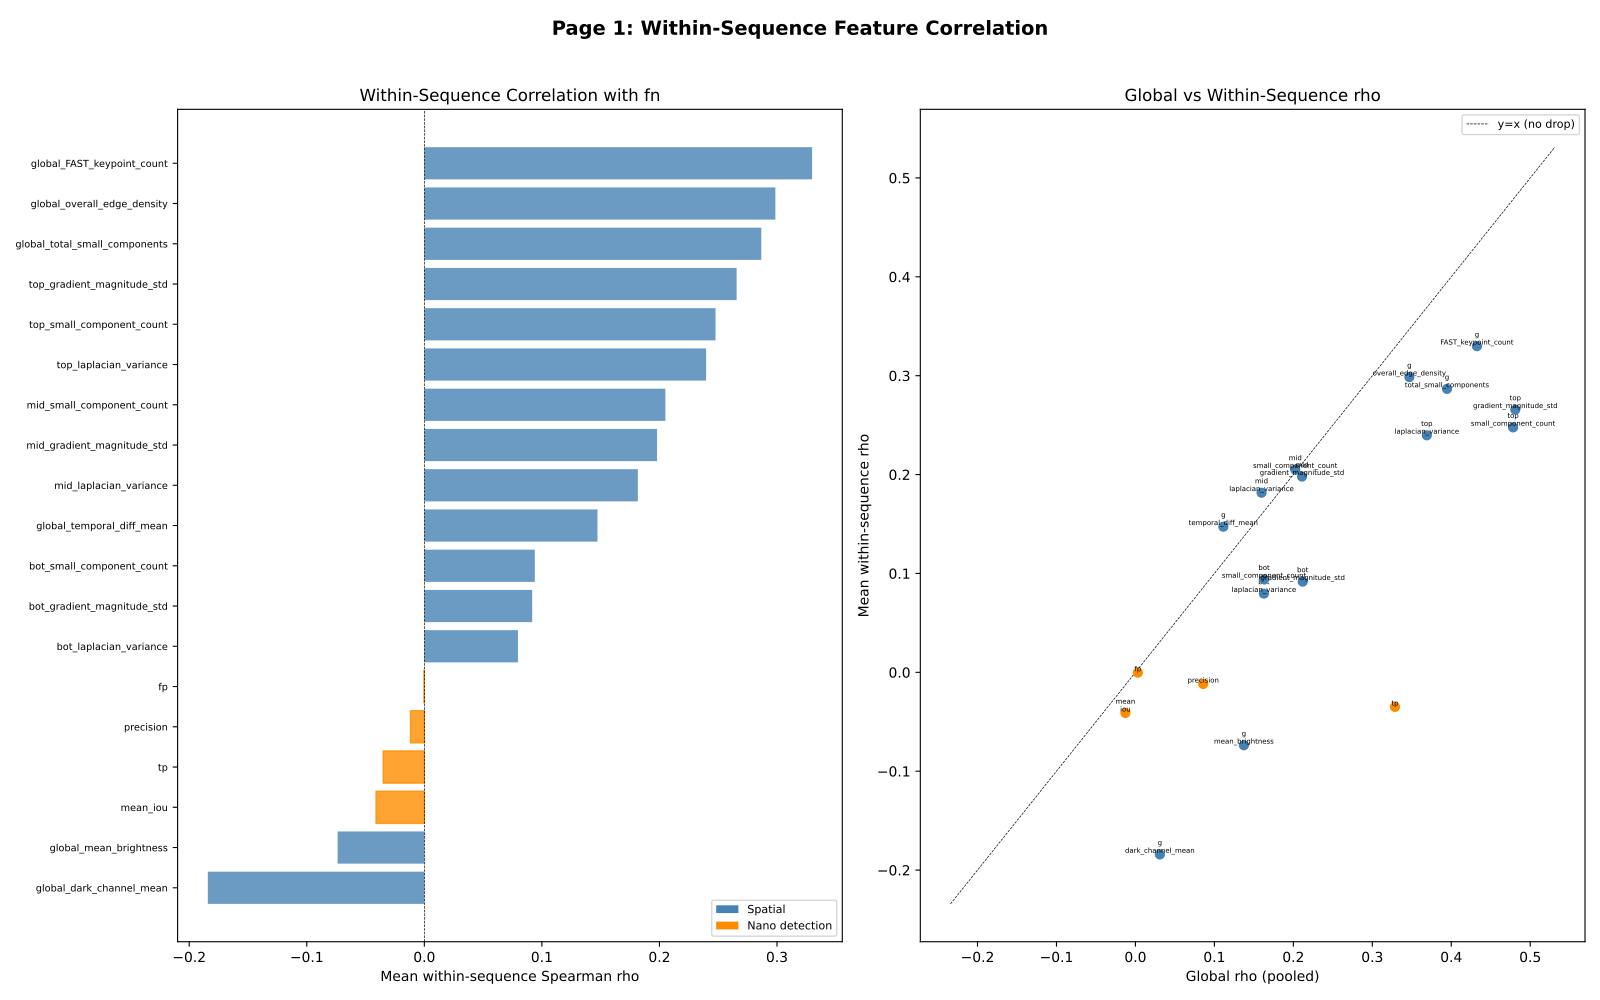

The script that saved this image:
#!/usr/bin/env python3
"""Diagnose WHY the LSTM can't predict frame-level fn despite features having
global rho=0.456 with fn.  Three tests:

1. Within-sequence correlation — does feature signal survive within sequences?
2. Simple per-frame models — is the bottleneck features or the LSTM?
3. Detection features — does adding nano@320 output (tp, fp, precision, mean_iou) help?

Output: spatial_experiments_diagnose.pdf (4 pages)
"""

from pathlib import Path

import matplotlib
matplotlib.use("Agg")
import matplotlib.pyplot as plt
from matplotlib.backends.backend_pdf import PdfPages
import numpy as np
import pandas as pd
from scipy.stats import spearmanr
from sklearn.ensemble import RandomForestRegressor
from sklearn.linear_model import LinearRegression, Ridge
from sklearn.metrics import r2_score
from sklearn.preprocessing import StandardScaler

# ── Paths & constants ──────────────────────────────────────────────
SCRIPT_DIR = Path(__file__).resolve().parent
ROOT = SCRIPT_DIR.parent

FEAT_CSV   = SCRIPT_DIR / "spatial_experiments_all_features.csv"
DETRAC_CSV = ROOT / "res_experiment" / "detrac_results.csv"
PDF_PATH   = SCRIPT_DIR / "spatial_experiments_diagnose.pdf"

EXCLUDE_SEQUENCES = ["MVI_39211"]

VAL_SEQUENCES = [
    "MVI_39361", "MVI_20011", "MVI_41073",                  # sunny
    "MVI_40172", "MVI_40191", "MVI_40712", "MVI_40244",     # cloudy
    "MVI_40992", "MVI_40732", "MVI_39811", "MVI_40775",     # night
    "MVI_63521", "MVI_40892", "MVI_63553",                   # rainy
]

SPATIAL_FEATURES = [
    "top_laplacian_variance", "top_small_component_count", "top_gradient_magnitude_std",
    "mid_laplacian_variance", "mid_small_component_count", "mid_gradient_magnitude_std",
    "bot_laplacian_variance", "bot_small_component_count", "bot_gradient_magnitude_std",
    "global_total_small_components", "global_overall_edge_density",
    "global_FAST_keypoint_count", "global_mean_brightness",
    "global_dark_channel_mean", "global_temporal_diff_mean",
]

# Nano@320 detection features available at deployment (nano is already running)
NANO_FEATURES = ["tp", "fp", "precision", "mean_iou"]
# Oracle feature (not available at deployment)
ORACLE_FEATURES = ["num_gt"]

TARGET = "fn"


# ── Data loading ───────────────────────────────────────────────────

def load_data():
    """Load spatial features + nano@320 detection outputs, merge, filter."""
    print("Loading spatial features ...", flush=True)
    feat_df = pd.read_csv(FEAT_CSV)
    feat_df = feat_df[~feat_df["sequence"].isin(EXCLUDE_SEQUENCES)]
    feat_df = feat_df[feat_df["num_gt"] >= 1].reset_index(drop=True)
    print(f"  Spatial: {len(feat_df)} frames, {feat_df['sequence'].nunique()} sequences")

    print("Loading detrac_results.csv (nano@320) ...", flush=True)
    det_df = pd.read_csv(DETRAC_CSV)
    det_df = det_df[det_df["model"] == "nano_320"].copy()
    det_df = det_df[["sequence", "frame_id"] + NANO_FEATURES].copy()
    print(f"  Detrac nano: {len(det_df)} frames")

    # Merge — inner join on (sequence, frame_id)
    df = feat_df.merge(det_df, on=["sequence", "frame_id"], how="inner")
    print(f"  Merged: {len(df)} frames, {df['sequence'].nunique()} sequences")

    return df


# ── Test 1: Within-sequence correlation ────────────────────────────

def test1_within_seq_correlation(df):
    """Compare global vs within-sequence Spearman rho for each feature."""
    print("\n" + "=" * 70)
    print("TEST 1: WITHIN-SEQUENCE CORRELATION")
    print("=" * 70)

    all_features = SPATIAL_FEATURES + NANO_FEATURES

    # Global rho (pooled)
    global_rho = {}
    for feat in all_features:
        rho, _ = spearmanr(df[feat], df[TARGET])
        global_rho[feat] = rho

    # Within-sequence rho (per sequence, then average)
    within_rhos = {feat: [] for feat in all_features}
    for seq_name, sdf in df.groupby("sequence"):
        if len(sdf) < 10:
            continue
        for feat in all_features:
            if sdf[feat].std() == 0 or sdf[TARGET].std() == 0:
                continue
            rho, _ = spearmanr(sdf[feat], sdf[TARGET])
            if not np.isnan(rho):
                within_rhos[feat].append(rho)

    within_rho_mean = {}
    for feat in all_features:
        vals = within_rhos[feat]
        within_rho_mean[feat] = np.mean(vals) if vals else 0.0

    # Print table
    print(f"\n  {'Feature':<40s} {'Global rho':>10s} {'Within rho':>10s} {'Drop':>8s}")
    print("  " + "-" * 68)
    for feat in sorted(all_features, key=lambda f: abs(global_rho[f]), reverse=True):
        g = global_rho[feat]
        w = within_rho_mean[feat]
        drop = g - w
        print(f"  {feat:<40s} {g:10.4f} {w:10.4f} {drop:8.4f}")

    return global_rho, within_rho_mean


# ── Test 2: Simple per-frame models (spatial only) ─────────────────

def _per_seq_r2(val_df, y_pred):
    """Compute per-sequence R2, return dict {seq: r2}."""
    val_df = val_df.copy()
    val_df["_pred"] = y_pred
    per_seq = {}
    for seq_name, sdf in val_df.groupby("sequence"):
        if sdf[TARGET].std() == 0:
            per_seq[seq_name] = 0.0
            continue
        per_seq[seq_name] = r2_score(sdf[TARGET], sdf["_pred"])
    return per_seq


def test2_simple_models(df):
    """Train simple per-frame models on spatial features only."""
    print("\n" + "=" * 70)
    print("TEST 2: SIMPLE PER-FRAME MODELS (spatial features only)")
    print("=" * 70)

    train_df = df[~df["sequence"].isin(VAL_SEQUENCES)].copy()
    val_df = df[df["sequence"].isin(VAL_SEQUENCES)].copy()
    print(f"  Train: {len(train_df)} frames, Val: {len(val_df)} frames")

    scaler = StandardScaler()
    X_train = scaler.fit_transform(train_df[SPATIAL_FEATURES])
    X_val = scaler.transform(val_df[SPATIAL_FEATURES])
    y_train = train_df[TARGET].values
    y_val = val_df[TARGET].values

    models = {
        "Linear": LinearRegression(),
        "Ridge": Ridge(alpha=1.0),
        "RF(100,d10)": RandomForestRegressor(n_estimators=100, max_depth=10,
                                              random_state=42, n_jobs=-1),
    }

    results = {}
    for name, model in models.items():
        print(f"\n  Training {name} ...", flush=True)
        model.fit(X_train, y_train)
        y_pred = model.predict(X_val)
        overall_r2 = r2_score(y_val, y_pred)
        per_seq = _per_seq_r2(val_df, y_pred)
        mean_per_seq_r2 = np.mean(list(per_seq.values()))
        results[name] = {"overall_r2": overall_r2, "per_seq": per_seq,
                         "mean_per_seq_r2": mean_per_seq_r2}
        print(f"    Overall R2={overall_r2:.4f}  Mean per-seq R2={mean_per_seq_r2:.4f}")

        for seq in VAL_SEQUENCES:
            if seq in per_seq:
                print(f"      {seq}: R2={per_seq[seq]:.4f}")

    return results


# ── Test 3: Detection features impact ──────────────────────────────

def test3_detection_features(df):
    """Test adding nano@320 detection features to spatial features."""
    print("\n" + "=" * 70)
    print("TEST 3: DETECTION FEATURES IMPACT")
    print("=" * 70)

    train_df = df[~df["sequence"].isin(VAL_SEQUENCES)].copy()
    val_df = df[df["sequence"].isin(VAL_SEQUENCES)].copy()

    feature_sets = {
        "Spatial only (15)": SPATIAL_FEATURES,
        "Spatial + nano (19)": SPATIAL_FEATURES + NANO_FEATURES,
        "Spatial + nano + GT (20)": SPATIAL_FEATURES + NANO_FEATURES + ORACLE_FEATURES,
    }

    # Use RF as the best model from Test 2 (most flexible)
    results = {}
    for fs_name, features in feature_sets.items():
        print(f"\n  Feature set: {fs_name} ({len(features)} features)")

        scaler = StandardScaler()
        X_train = scaler.fit_transform(train_df[features])
        X_val = scaler.transform(val_df[features])
        y_train = train_df[TARGET].values

        model = RandomForestRegressor(n_estimators=100, max_depth=10,
                                       random_state=42, n_jobs=-1)
        model.fit(X_train, y_train)
        y_pred = model.predict(X_val)
        overall_r2 = r2_score(val_df[TARGET].values, y_pred)
        per_seq = _per_seq_r2(val_df, y_pred)
        mean_per_seq_r2 = np.mean(list(per_seq.values()))
        results[fs_name] = {"overall_r2": overall_r2, "per_seq": per_seq,
                            "mean_per_seq_r2": mean_per_seq_r2}
        print(f"    Overall R2={overall_r2:.4f}  Mean per-seq R2={mean_per_seq_r2:.4f}")

        for seq in VAL_SEQUENCES:
            if seq in per_seq:
                print(f"      {seq}: R2={per_seq[seq]:.4f}")

    return results


# ── PDF ────────────────────────────────────────────────────────────

def generate_pdf(global_rho, within_rho_mean, test2_results, test3_results,
                 seq_weather):
    """Generate 4-page diagnostic PDF."""

    with PdfPages(str(PDF_PATH)) as pdf:

        # ── Page 1: Within-sequence correlation ──
        all_features = SPATIAL_FEATURES + NANO_FEATURES
        sorted_feats = sorted(all_features, key=lambda f: within_rho_mean[f])

        fig, (ax1, ax2) = plt.subplots(1, 2, figsize=(16, 10))

        # Left: horizontal bar chart of within-seq rho
        y_pos = np.arange(len(sorted_feats))
        bars = ax1.barh(y_pos, [within_rho_mean[f] for f in sorted_feats],
                        color="steelblue", alpha=0.8)
        ax1.set_yticks(y_pos)
        ax1.set_yticklabels(sorted_feats, fontsize=7)
        ax1.set_xlabel("Mean within-sequence Spearman rho")
        ax1.set_title("Within-Sequence Correlation with fn")
        ax1.axvline(0, color="k", lw=0.5, ls="--")

        # Color bars: nano features in orange
        for i, feat in enumerate(sorted_feats):
            if feat in NANO_FEATURES:
                bars[i].set_color("darkorange")
        ax1.legend(handles=[
            plt.Rectangle((0, 0), 1, 1, fc="steelblue", label="Spatial"),
            plt.Rectangle((0, 0), 1, 1, fc="darkorange", label="Nano detection"),
        ], fontsize=8, loc="lower right")

        # Right: scatter global vs within
        for feat in all_features:
            color = "darkorange" if feat in NANO_FEATURES else "steelblue"
            ax2.scatter(global_rho[feat], within_rho_mean[feat], color=color,
                        s=40, zorder=3)
            ax2.annotate(feat.replace("global_", "g_").replace("_", "\n", 1),
                         (global_rho[feat], within_rho_mean[feat]),
                         fontsize=5, ha="center", va="bottom")
        lims = [min(min(global_rho.values()), min(within_rho_mean.values())) - 0.05,
                max(max(global_rho.values()), max(within_rho_mean.values())) + 0.05]
        ax2.plot(lims, lims, "k--", lw=0.5, label="y=x (no drop)")
        ax2.set_xlabel("Global rho (pooled)")
        ax2.set_ylabel("Mean within-sequence rho")
        ax2.set_title("Global vs Within-Sequence rho")
        ax2.legend(fontsize=8)

        fig.suptitle("Page 1: Within-Sequence Feature Correlation",
                     fontsize=14, fontweight="bold")
        plt.tight_layout(rect=[0, 0, 1, 0.96])
        pdf.savefig(fig, dpi=150)
        plt.close(fig)

        # ── Page 2: Simple model comparison (spatial only) ──
        fig, (ax1, ax2) = plt.subplots(2, 1, figsize=(16, 12),
                                         gridspec_kw={"height_ratios": [1, 2]})

        # Top: mean per-seq R2 bar chart
        model_names = list(test2_results.keys())
        mean_r2s = [test2_results[m]["mean_per_seq_r2"] for m in model_names]
        overall_r2s = [test2_results[m]["overall_r2"] for m in model_names]
        x = np.arange(len(model_names))
        bw = 0.35
        ax1.bar(x - bw/2, mean_r2s, bw, label="Mean per-seq R2", color="steelblue")
        ax1.bar(x + bw/2, overall_r2s, bw, label="Overall R2 (misleading)", color="coral",
                alpha=0.5)
        ax1.set_xticks(x)
        ax1.set_xticklabels(model_names, fontsize=10)
        ax1.set_ylabel("R2")
        ax1.set_title("Simple Models (15 spatial features only)", fontsize=12,
                       fontweight="bold")
        ax1.legend(fontsize=9)
        ax1.axhline(0, color="k", lw=0.5, ls="--")

        # Bottom: per-sequence R2 grouped bars
        val_seqs = [s for s in VAL_SEQUENCES if s in test2_results[model_names[0]]["per_seq"]]
        x_seq = np.arange(len(val_seqs))
        n_models = len(model_names)
        bw_seq = 0.8 / n_models
        colors = ["steelblue", "seagreen", "coral"]
        for i, mname in enumerate(model_names):
            r2s = [test2_results[mname]["per_seq"].get(s, 0) for s in val_seqs]
            ax2.bar(x_seq + i * bw_seq - 0.4 + bw_seq/2, r2s, bw_seq,
                    label=mname, color=colors[i % len(colors)], alpha=0.8)
        ax2.set_xticks(x_seq)
        labels = [f"{s}\n({seq_weather.get(s, '')})" for s in val_seqs]
        ax2.set_xticklabels(labels, fontsize=6, rotation=45, ha="right")
        ax2.set_ylabel("Per-Sequence R2")
        ax2.set_title("Per-Sequence R2 (spatial features only)", fontsize=11)
        ax2.legend(fontsize=8)
        ax2.axhline(0, color="k", lw=0.5, ls="--")

        fig.suptitle("Page 2: Simple Per-Frame Models (No LSTM, No Temporal)",
                     fontsize=14, fontweight="bold")
        plt.tight_layout(rect=[0, 0, 1, 0.96])
        pdf.savefig(fig, dpi=150)
        plt.close(fig)

        # ── Page 3: Detection features impact ──
        fig, (ax1, ax2) = plt.subplots(2, 1, figsize=(16, 12),
                                         gridspec_kw={"height_ratios": [1, 2]})

        fs_names = list(test3_results.keys())
        mean_r2s = [test3_results[f]["mean_per_seq_r2"] for f in fs_names]
        overall_r2s = [test3_results[f]["overall_r2"] for f in fs_names]
        x = np.arange(len(fs_names))
        bw = 0.35
        ax1.bar(x - bw/2, mean_r2s, bw, label="Mean per-seq R2", color="steelblue")
        ax1.bar(x + bw/2, overall_r2s, bw, label="Overall R2 (misleading)", color="coral",
                alpha=0.5)
        ax1.set_xticks(x)
        ax1.set_xticklabels(fs_names, fontsize=9)
        ax1.set_ylabel("R2")
        ax1.set_title("Does Adding Nano@320 Detection Output Help?", fontsize=12,
                       fontweight="bold")
        ax1.legend(fontsize=9)
        ax1.axhline(0, color="k", lw=0.5, ls="--")

        # Bottom: per-sequence R2 grouped bars
        colors_fs = ["steelblue", "darkorange", "seagreen"]
        n_fs = len(fs_names)
        bw_seq = 0.8 / n_fs
        for i, fname in enumerate(fs_names):
            r2s = [test3_results[fname]["per_seq"].get(s, 0) for s in val_seqs]
            ax2.bar(x_seq + i * bw_seq - 0.4 + bw_seq/2, r2s, bw_seq,
                    label=fname, color=colors_fs[i % len(colors_fs)], alpha=0.8)
        ax2.set_xticks(x_seq)
        ax2.set_xticklabels(labels, fontsize=6, rotation=45, ha="right")
        ax2.set_ylabel("Per-Sequence R2")
        ax2.set_title("Per-Sequence R2 by Feature Set (Random Forest)", fontsize=11)
        ax2.legend(fontsize=7)
        ax2.axhline(0, color="k", lw=0.5, ls="--")

        fig.suptitle("Page 3: Detection Features Impact",
                     fontsize=14, fontweight="bold")
        plt.tight_layout(rect=[0, 0, 1, 0.96])
        pdf.savefig(fig, dpi=150)
        plt.close(fig)

        # ── Page 4: Summary diagnosis ──
        fig, ax = plt.subplots(1, 1, figsize=(16, 10))
        ax.axis("off")

        # Gather summary numbers
        best_global = max(SPATIAL_FEATURES, key=lambda f: abs(global_rho[f]))
        best_within = max(SPATIAL_FEATURES, key=lambda f: within_rho_mean[f])
        avg_global = np.mean([abs(global_rho[f]) for f in SPATIAL_FEATURES])
        avg_within = np.mean([within_rho_mean[f] for f in SPATIAL_FEATURES])

        best_model = max(test2_results.keys(),
                         key=lambda m: test2_results[m]["mean_per_seq_r2"])
        best_model_r2 = test2_results[best_model]["mean_per_seq_r2"]

        spatial_only_r2 = test3_results["Spatial only (15)"]["mean_per_seq_r2"]
        nano_r2 = test3_results["Spatial + nano (19)"]["mean_per_seq_r2"]
        oracle_r2 = test3_results["Spatial + nano + GT (20)"]["mean_per_seq_r2"]

        lines = [
            "DIAGNOSTIC SUMMARY",
            "=" * 60,
            "",
            "TEST 1: Within-Sequence Correlation",
            f"  Mean |global rho| (spatial features): {avg_global:.3f}",
            f"  Mean within-seq rho (spatial features): {avg_within:.3f}",
            f"  Best global:  {best_global} = {global_rho[best_global]:.3f}",
            f"  Best within:  {best_within} = {within_rho_mean[best_within]:.3f}",
            f"  Signal drop: {avg_global - avg_within:.3f}",
            "",
            "TEST 2: Simple Per-Frame Models (spatial only)",
            f"  Best model: {best_model}",
            f"  Mean per-seq R2: {best_model_r2:.4f}",
            f"  (LSTM intra-seq R2 was: 0.200)",
            "",
            "TEST 3: Detection Features Impact (Random Forest)",
            f"  Spatial only (15):           mean per-seq R2 = {spatial_only_r2:.4f}",
            f"  Spatial + nano (19):         mean per-seq R2 = {nano_r2:.4f}",
            f"  Spatial + nano + GT (20):    mean per-seq R2 = {oracle_r2:.4f}",
            f"  Nano detection lift: {nano_r2 - spatial_only_r2:+.4f}",
            f"  Oracle (+ num_gt) lift: {oracle_r2 - spatial_only_r2:+.4f}",
            "",
            "=" * 60,
            "DIAGNOSIS:",
        ]

        # Auto-generate diagnosis
        if avg_within < 0.1:
            lines.append("  Within-seq rho < 0.1 => spatial features have almost NO")
            lines.append("  intra-sequence signal. The bottleneck is the FEATURES.")
        elif avg_within < 0.2:
            lines.append("  Within-seq rho 0.1-0.2 => weak but present intra-seq signal.")
            lines.append("  Features are the primary bottleneck, model is secondary.")
        else:
            lines.append("  Within-seq rho > 0.2 => moderate intra-seq signal exists.")
            lines.append("  Model may be the bottleneck — try more capacity.")

        if nano_r2 - spatial_only_r2 > 0.05:
            lines.append(f"  Adding nano detections helps (+{nano_r2 - spatial_only_r2:.3f}).")
            lines.append("  RECOMMENDATION: Use spatial + nano features for MPC.")
        else:
            lines.append(f"  Adding nano detections barely helps (+{nano_r2 - spatial_only_r2:.3f}).")

        if best_model_r2 > 0.15:
            lines.append("  Simple models match/beat LSTM => LSTM adds no value here.")
            lines.append("  Use simple per-frame model instead of LSTM for MPC.")
        elif best_model_r2 < 0.05:
            lines.append("  Even simple models fail => per-frame fn is fundamentally")
            lines.append("  hard to predict from image features alone.")

        text = "\n".join(lines)
        ax.text(0.05, 0.95, text, transform=ax.transAxes, fontsize=10,
                verticalalignment="top", fontfamily="monospace",
                bbox=dict(boxstyle="round,pad=0.5", facecolor="lightyellow",
                          edgecolor="gray"))

        fig.suptitle("Page 4: Diagnostic Summary", fontsize=14, fontweight="bold")
        plt.tight_layout(rect=[0, 0, 1, 0.96])
        pdf.savefig(fig, dpi=150)
        plt.close(fig)

    print(f"\nPDF saved -> {PDF_PATH}")


# ── Main ───────────────────────────────────────────────────────────

def main():
    df = load_data()
    seq_weather = df.drop_duplicates("sequence").set_index("sequence")["weather"].to_dict()

    global_rho, within_rho_mean = test1_within_seq_correlation(df)
    test2_results = test2_simple_models(df)
    test3_results = test3_detection_features(df)

    generate_pdf(global_rho, within_rho_mean, test2_results, test3_results,
                 seq_weather)

    print("\nDone.")


if __name__ == "__main__":
    main()
